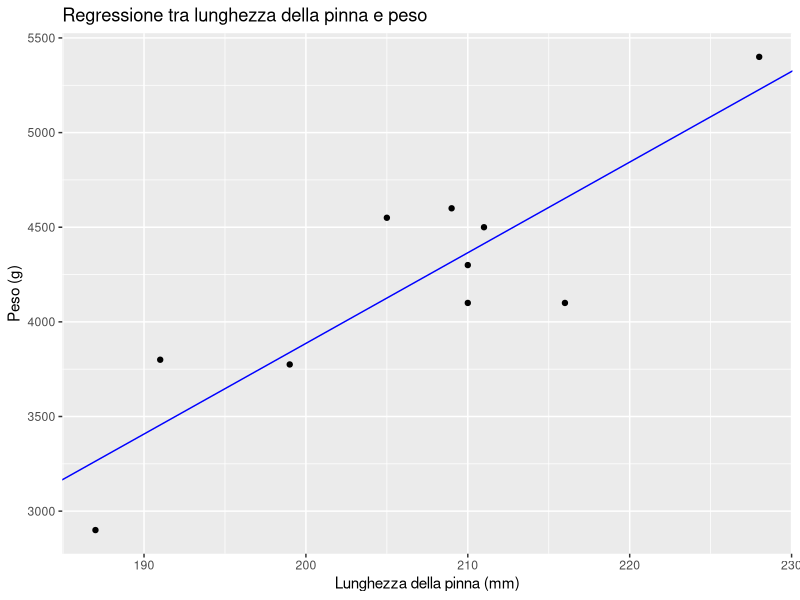
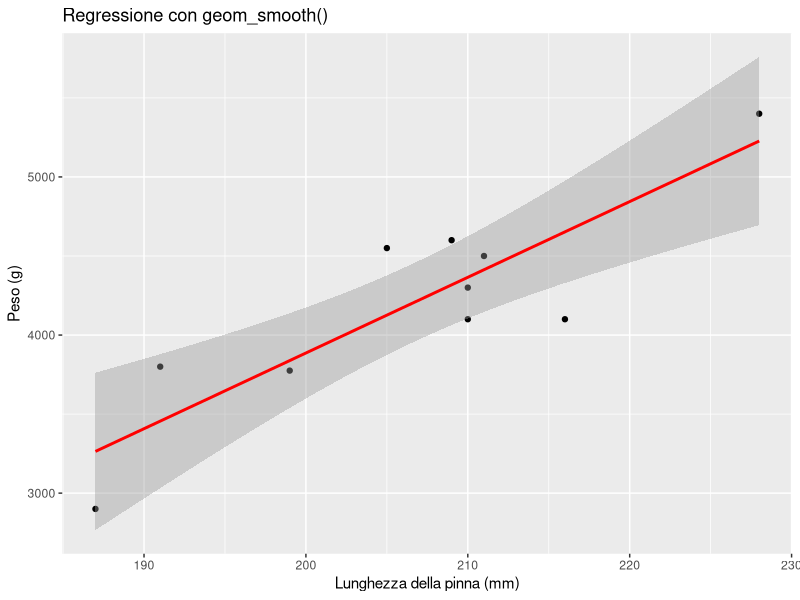

Write R code to recreate these figures, in order.
# Analisi di regressione lineare: relazione tra lunghezza della pinna e peso nei pinguini

# A. Caricamento del dataset e selezione di un campione casuale di 10 pinguini

library(palmerpenguins)  # Carichiamo il dataset dei pinguini

df <- penguins  # Assegniamo il dataset a una variabile

set.seed(123)  # Fissiamo il seed per riproducibilità

# Selezioniamo casualmente 10 pinguini e manteniamo solo le variabili di interesse
penguins10 <- df[sample(1:nrow(df), size = 10), 
                 c("body_mass_g", "flipper_length_mm")]

# Il dataset contiene i pesi e le lunghezze delle pinne di 10 pinguini:

weights <- c(4100, 3800, 4300, 4550, 3775, 2900, 4600, 5400, 4100, 4500)
flipper_lengths <- c(216, 191, 210, 205, 199, 187, 209, 228, 210, 211)

# B. Stima manuale dei coefficienti della regressione lineare

# Costruiamo un dataframe con i dati selezionati
data <- data.frame(weights = weights, flipper_lengths = flipper_lengths)
n <- nrow(data)  # Numero di osservazioni

# Calcolo del coefficiente angolare (slope) della retta di regressione
# Formula della stima dei minimi quadrati:
# beta_1 = (Σ xi yi - n * x̄ * ȳ) / (Σ xi^2 - n * x̄^2)

slope <- (sum(flipper_lengths * weights) - n * mean(flipper_lengths) * mean(weights)) /
    (sum(flipper_lengths^2) - n * mean(flipper_lengths)^2)

# Calcolo dell'intercetta della retta di regressione
# Formula: beta_0 = ȳ - beta_1 * x̄
intercept <- mean(weights) - slope * mean(flipper_lengths)

# C. Stima dei coefficienti della regressione usando la funzione lm() e confronto con i risultati manuali

# Creiamo il modello di regressione con la funzione lm()
model <- lm(weights ~ flipper_lengths, data = data)

# Visualizziamo i coefficienti stimati automaticamente e confrontiamoli con quelli manuali
coef(model)

# D. Creazione del grafico di dispersione con la retta di regressione stimata manualmente

library(ggplot2)

ggplot(data, aes(x = flipper_lengths, y = weights)) + 
    geom_point() +  # Rappresentazione dei punti (peso vs lunghezza pinna)
    geom_abline(aes(intercept = intercept, slope = slope), color = "blue") +  # Retta di regressione stimata manualmente
    labs(title = "Regressione tra lunghezza della pinna e peso",
         x = "Lunghezza della pinna (mm)",
         y = "Peso (g)")

# E. Sostituzione della retta di regressione con il metodo geom_smooth()

# geom_smooth() aggiunge una curva di regressione stimata automaticamente con lm()
ggplot(data, aes(x = flipper_lengths, y = weights)) + 
    geom_point() +  # Punti di dispersione
    geom_smooth(method = "lm", formula = y ~ x, color = "red") +  # Retta stimata da ggplot2
    labs(title = "Regressione con geom_smooth()",
         x = "Lunghezza della pinna (mm)",
         y = "Peso (g)")
